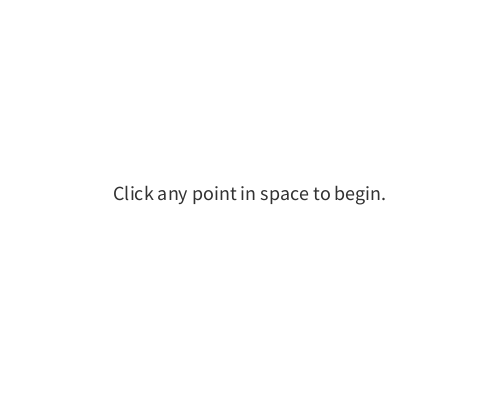
Frame 1 (no input)
Frame 60 (the mouse pressed at the canvas centre just before this capture): identical to frame 1, image omitted
Frame 120 (the mouse held since frame 60 and released just before this capture): identical to frame 1, image omitted

The Processing sketch that drew this single still picture (run headless with seeded random() and noise(); from frame 60 on, the mouse is pressed at the canvas centre):

// Processing sketch: processing_187254
// ── processing_187254.pde

void setup()
{
  size(500, 400);
  background(255);
  textAlign(CENTER);
  fill(50);
  textSize(20);
  text("Click any point in space to begin.", width/2, height/2);
  //textAlign(0,0);
  maxMag = sqrt(pow(width,2) + pow(height,2));
}

int p1x = 0, p1y = 0, p2x, p2y, clickNum; //x & y coordinates for two points on vector | number of clicks to record if initial or final point
boolean vectorDrag = false;
int theta;
float mag;
float maxMag;


void draw()
{
  if (vectorDrag) {
    background(0);
    strokeWeight(20);
    point(p1x, p1y);
    strokeWeight(10);
    stroke(255);
    
    //Draw the dynamic vector
    drawArrow(p1x, p1y, mouseX, mouseY, 0, 3, true); 
    //update the new magnitude
    mag = sqrt(pow(mouseX - p1x, 2) + pow(mouseY - p1y, 2)); 
    
    //Draw the sliding magnitude rectangle. 
    stroke(255,0,0);
    fill(255,0,0);
    rect(0, 0, mag*(mag/maxMag), 20);
    
    //Dynamic magnitude text inside the rectangle
    fill(255);
    textAlign(0,0);
    text("||m|| = " + round(mag), 10, 20);
    
    //Draw the sliding theta rectangle. 
    stroke(160,160,160);
    fill(160,160,160);
    rect(0, 30, theta*width/360.0, 20);
    stroke(255);
    
    //Updating theta
    fill(255);
    theta = arctan(p1x, p1y, mouseX, mouseY);
    text("theta = " + theta, 10, 45);
  }
}

int arctan(int x1, int y1, int x2, int y2) //Returns theta in degrees between two points
{
  int dx = x2 - x1;
  int dy = y2 - y1;
  int theta = int(degrees(atan2(dy, dx))); // atan2 returns from PI to -PI
  if(theta < 0) //In QI or QII, flip polarity of atan2
    return -theta;
  else
    return 180 + (180 + -1*theta);
}

void mouseClicked()
{
  if (clickNum % 2 == 0) 
  {
    background(255);
    vectorDrag = true;
    p1x = mouseX;
    p1y = mouseY;
    strokeWeight(20);
    point(p1x, p1y);
    clickNum++;
  } else {
    vectorDrag = false;
    p2x = mouseX;
    p2y = mouseY;
    strokeWeight(10);
    drawArrow(p1x, p1y, p2x, p2y, 0, 3, true);
    mag = int(sqrt(pow(p2x - p1x, 2) + pow(p2y - p1y, 2)));
    clickNum++;
  }
}


void drawArrow(float x0, float y0, float x1, float y1, float beginHeadSize, float endHeadSize, boolean filled) {

  PVector d = new PVector(x1 - x0, y1 - y0);
  d.normalize();

  float coeff = 1.5;

  strokeCap(ROUND);

  line(x0+d.x*beginHeadSize*coeff/(filled?1.0f:1.75f), 
  y0+d.y*beginHeadSize*coeff/(filled?1.0f:1.75f), 
  x1-d.x*endHeadSize*coeff/(filled?1.0f:1.75f), 
  y1-d.y*endHeadSize*coeff/(filled?1.0f:1.75f));

  float angle = atan2(d.y, d.x);

  if (filled) {
    // begin head
    pushMatrix();
    translate(x0, y0);
    rotate(angle+PI);
    triangle(-beginHeadSize*coeff, -beginHeadSize, 
    -beginHeadSize*coeff, beginHeadSize, 
    0, 0);
    popMatrix();
    // end head
    pushMatrix();
    translate(x1, y1);
    rotate(angle);
    triangle(-endHeadSize*coeff, -endHeadSize, 
    -endHeadSize*coeff, endHeadSize, 
    0, 0);
    popMatrix();
  } else {
    // begin head
    pushMatrix();
    translate(x0, y0);
    rotate(angle+PI);
    strokeCap(ROUND);
    line(-beginHeadSize*coeff, -beginHeadSize, 0, 0);
    line(-beginHeadSize*coeff, beginHeadSize, 0, 0);
    popMatrix();
    // end head
    pushMatrix();
    translate(x1, y1);
    rotate(angle);
    strokeCap(ROUND);
    line(-endHeadSize*coeff, -endHeadSize, 0, 0);
    line(-endHeadSize*coeff, endHeadSize, 0, 0);
    popMatrix();
  }
}
